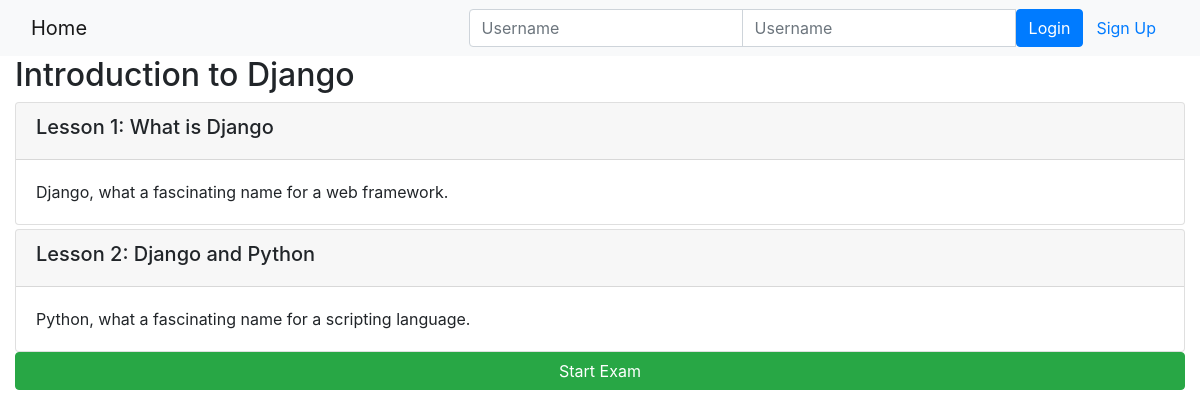
Page /onlinecourse/1/ on the committed database.
### onlinecourse/models.py (models this page shows, shortened)
class Course(models.Model):
    name = models.CharField(null=False, max_length=30, default='online course')
    image = models.ImageField(upload_to='course_images/')
    description = models.CharField(max_length=1000)
    pub_date = models.DateField(null=True)
    instructors = models.ManyToManyField(Instructor)
    users = models.ManyToManyField(settings.AUTH_USER_MODEL, through='Enrollment')
    total_enrollment = models.IntegerField(default=0)
    is_enrolled = False

class Lesson(models.Model):
    title = models.CharField(max_length=200, default="title")
    order = models.IntegerField(default=0)
    course = models.ForeignKey(Course, on_delete=models.CASCADE)
    content = models.TextField()

### onlinecourse/views.py (the view)
# urls.py: path('<int:pk>/', views.CourseDetailView.as_view(), name='course_details'),
class CourseDetailView(generic.DetailView):
    model = Course
    context_object_name = 'course'
    template_name = 'onlinecourse/course_detail_bootstrap.html'

### onlinecourse/templates/onlinecourse/course_detail_bootstrap.html (shortened to what this page needs)
<!DOCTYPE html>
<html lang="en">
<head>
     {% load static %}
    <link rel="stylesheet" href="https://maxcdn.bootstrapcdn.com/bootstrap/4.5.2/css/bootstrap.min.css">
</head>
<body>
    <nav class="navbar navbar-light bg-light">
        <div class="container-fluid">
            <div class="navbar-header">
                  <a class="navbar-brand" href="{% url 'onlinecourse:index' %}">Home</a>
            </div>
            <ul class="nav navbar-nav navbar-right">
                {% if user.is_authenticated %}
                <li>
                    <a class="btn btn-link" href="#">{{ user.first_name }}({{ user.username }})</a>
                    <a class="btn btn-link" href="{% url 'onlinecourse:logout' %}">Logout</a>
                </li>
                {% else %}
                <li>
                    <form class="form-inline" action="{% url 'onlinecourse:login' %}" method="post">
                        <div class="input-group">
                            <input type="text" class="form-control" placeholder="Username" name="username" >
                            <input type="password" class="form-control" placeholder="Username" name="psw" >
                            <button class="btn btn-primary" type="submit">Login</button>
                            <a class="btn btn-link" href="{% url 'onlinecourse:registration' %}">Sign Up</a>
                        </div>
                    </form>
                </li>
                {% endif %}
            </ul>
        </div>
    </nav>
    <div class="container-fluid">
            <h2>{{ course.name }}</h2>
            <div class="card-columns-vertical">
                {% for lesson in course.lesson_set.all %}
                    <div class="card mt-1">
                        <div class="card-header"><h5>Lesson {{lesson.order|add:1}}: {{lesson.title}}</h5></div>
                        <div class="card-body">{{lesson.content}}</div>
                    </div>
                {% endfor %}
            </div>
            <button type="button" class="btn btn-success btn-block" data-toggle="collapse" data-target="#exam">Start Exam</button>
        </div>
</body>
</html>

### rows in the picture
Course: name "Introduction to Django"
Lesson: order|add "1", title "What is Django", content "Django, what a fascinating name for a web framework."
Lesson: order|add "2", title "Django and Python", content "Python, what a fascinating name for a scripting language."
